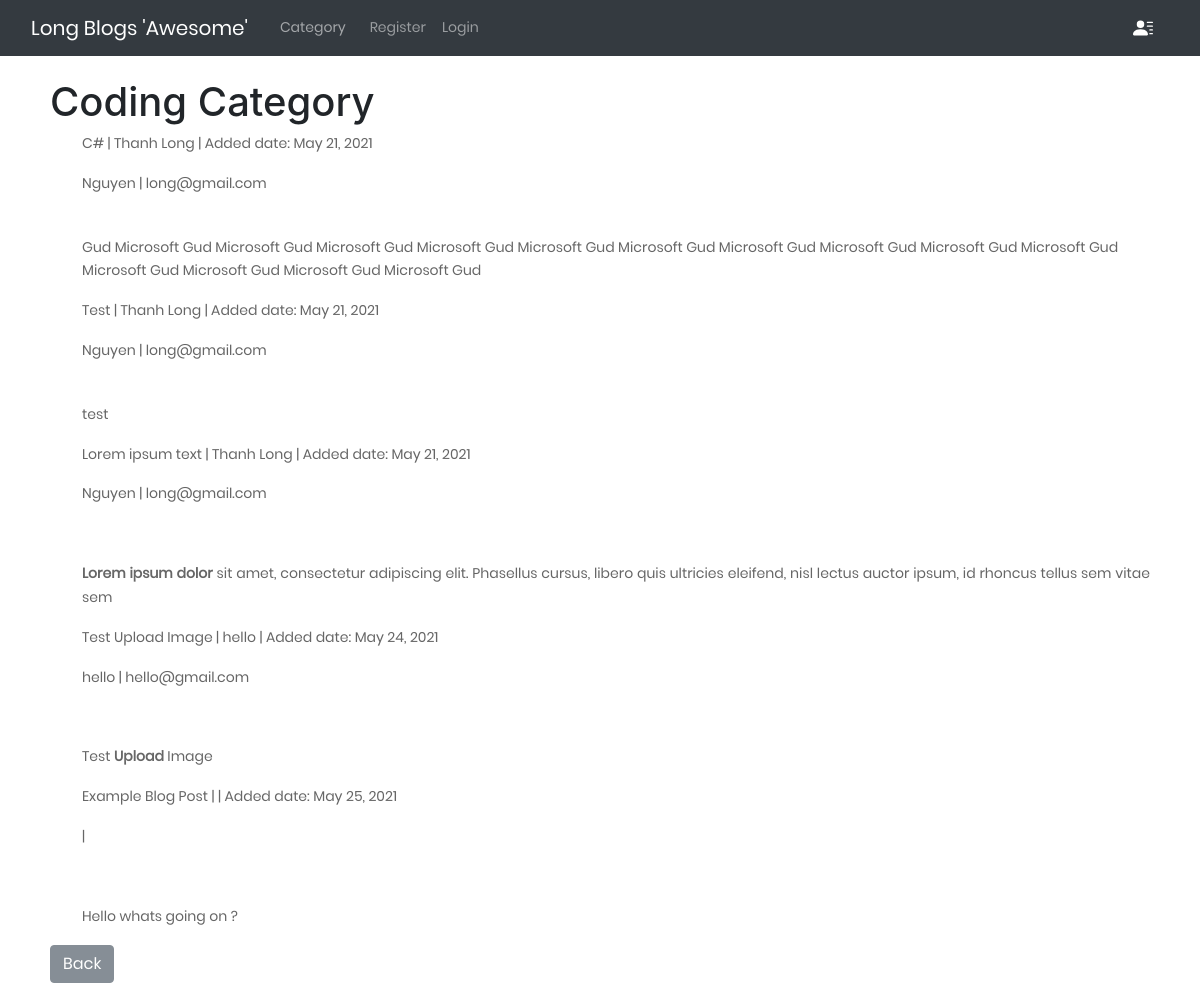
/categories/coding/, run on the app's committed database.
### theblog/models.py (models this page shows, shortened)
class Post(models.Model):
    title = models.CharField(max_length=255)
    header_image = models.ImageField(null=True, blank=True, upload_to="images/")
    title_tag = models.CharField(max_length=255, default='Long Kun Blogs')
    author = models.ForeignKey(User, on_delete=models.CASCADE)
    category = models.CharField(max_length=255, default='coding')
    snippet = models.CharField(max_length=255)
    body = RichTextField(blank=True, null=True)
    post_date = models.DateField(auto_now_add=datetime.now)
    likes = models.ManyToManyField(User, related_name='blog_posts')

### theblog/views.py (the view)
# urls.py: path('categories/<str:cats>/', views.CategoryView, name='category'),
def CategoryView(request, cats):
    category_list = Post.objects.filter(category=cats.replace('-', ' '))
    return render(request, 'theblog/category.html', {'cats':cats.title().replace('-', ' '), 'category_list':category_list})

### theblog/templates/theblog/category.html (shortened to what this page needs)
{% extends 'theblog/base.html' %}
{% block content %}
    {% if category_list %}
        <h1>{{cats}} Category</h1>
        <ul>
            {% for post in category_list %}
            <li>
                <a href="{% url 'article-detail' post.pk %}">
                    <p>{{post.title}} | {{post.author.first_name}} | Added date: {{post.post_date}}</p>
                </a>
                <p>{{post.author.last_name}} | {{post.author.email}}
                </p>
                <br>
                <p>{{post.body|slice:":200"|safe}}</p>
            </li>
            {% endfor %}
        </ul>
        <a href="{% url 'home' %}" class="btn btn-secondary">Back</a>
    {% else %}
        <h1>Sorry this page does not exist...</h1>
        <a href="{% url 'home' %}" class="btn btn-secondary">Back</a>
    {% endif %}
{% endblock content %}

### static/theblog/css/user_profile.css (style rules this page uses)
body { background-color: #f9f9fa }

### static/theblog/css/main.css (style rules this page uses)
* { margin: 0px; padding: 0px; box-sizing: border-box; }
body, html { height: 100%; font-family: Poppins-Regular, sans-serif; }
a { font-family: Poppins-Regular; font-size: 14px; line-height: 1.7; color: #666666; margin: 0px; transition: all 0.4s; -webkit-transition: all 0.4s; -o-transition: all 0.4s; -moz-transition: all 0.4s; }
h1,h2,h3,h4,h5,h6 { margin: 0px; }
p { font-family: Poppins-Regular; font-size: 14px; line-height: 1.7; color: #666666; margin: 0px; }
ul, li { margin: 0px; list-style-type: none; }

### data on the page
Post: title "C#", author.first_name "Thanh Long", post_date "May 21, 2021", author.last_name "Nguyen", author.email "long@gmail.com", body "Gud Microsoft Gud Microsoft Gud Microsoft Gud Microsoft Gud Microsoft Gud Microsoft Gud Microsoft Gud Microsoft Gud Microsoft Gud Microsoft Gud Microsoft Gud Microsoft Gud Microsoft Gud Microsoft Gud"
Post: title "Test", author.first_name "Thanh Long", post_date "May 21, 2021", author.last_name "Nguyen", author.email "long@gmail.com", body "test"
Post: title "Lorem ipsum text", author.first_name "Thanh Long", post_date "May 21, 2021", author.last_name "Nguyen", author.email "long@gmail.com", body "Lorem ipsum dolor sit amet, consectetur adipiscing elit. Phasellus cursus, libero quis ultricies eleifend, nisl lectus auctor ipsum, id rhoncus tellus sem vitae sem"
Post: title "Test Upload Image", author.first_name "hello", post_date "May 24, 2021", author.last_name "hello", author.email "hello@gmail.com", body "Test Upload Image"
Post: title "Example Blog Post", post_date "May 25, 2021", body "Hello whats going on ?"

### other printed values
{{ cats }} "Coding"
